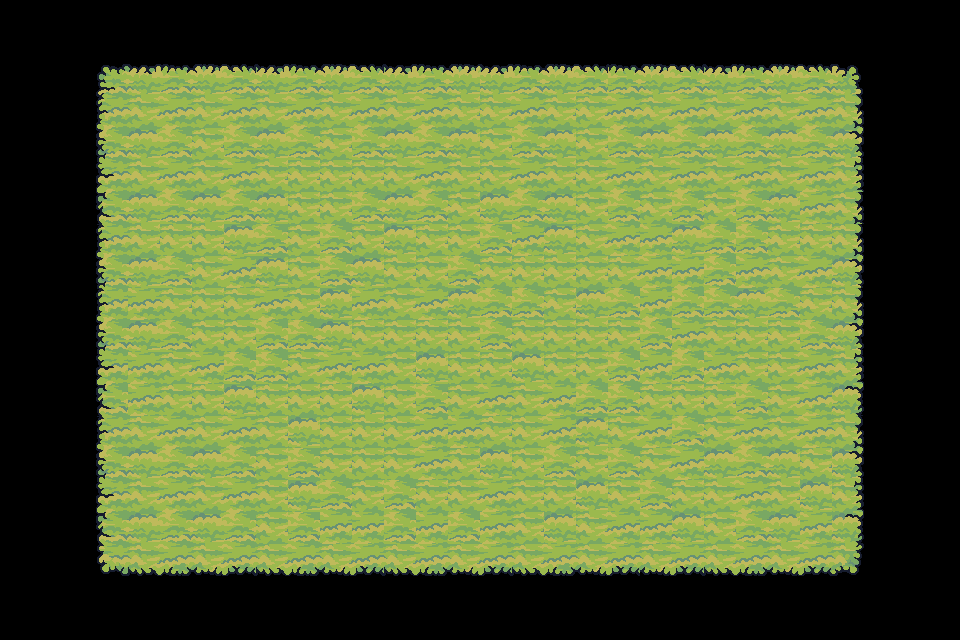

Below is a game level as drawn by its tile map, then a one-line description and the .tmx file that defines it, in full:
An orthogonal 30x20 tile map with 32x32 px tiles, 1 tile layer (Tile Layer 1).

<map version="1.10" tiledversion="1.11.2" orientation="orthogonal" renderorder="right-down" width="30" height="20" tilewidth="32" tileheight="32" infinite="0" nextlayerid="2" nextobjectid="1">
 <tileset firstgid="1" source="Tilemap_Flat.tsx" />
 <layer id="1" name="Tile Layer 1" width="30" height="20">
  <data encoding="csv">
0,0,0,0,0,0,0,0,0,0,0,0,0,0,0,0,0,0,0,0,0,0,0,0,0,0,0,0,0,0,
0,0,0,0,0,0,0,0,0,0,0,0,0,0,0,0,0,0,0,0,0,0,0,0,0,0,0,0,0,0,
0,0,0,1,2,3,4,5,2,3,4,5,2,3,4,2,3,4,5,3,4,5,2,3,4,5,6,0,0,0,
0,0,0,21,22,23,24,25,22,23,24,25,22,23,24,22,23,24,22,23,24,25,22,23,24,25,26,0,0,0,
0,0,0,41,42,43,64,45,42,43,64,45,42,43,44,64,43,44,64,43,44,45,42,43,44,45,46,0,0,0,
0,0,0,61,62,63,64,65,62,22,64,64,62,63,64,62,63,64,62,63,64,65,62,63,64,65,66,0,0,0,
0,0,0,81,82,83,84,85,82,22,64,85,82,83,64,82,83,84,64,83,64,85,64,83,84,65,26,0,0,0,
0,0,0,21,64,22,64,44,83,22,43,24,84,22,64,45,63,84,64,65,65,44,43,43,64,24,26,0,0,0,
0,0,0,41,44,85,64,63,42,24,45,82,22,22,85,22,24,22,64,62,23,25,45,63,62,23,46,0,0,0,
0,0,0,21,65,64,22,22,65,64,84,25,22,23,84,43,85,22,42,45,65,85,85,84,83,24,26,0,0,0,
0,0,0,41,82,43,22,22,85,45,42,24,22,62,24,83,22,62,22,22,45,65,24,62,22,45,46,0,0,0,
0,0,0,61,23,22,63,43,83,64,25,25,64,44,24,22,44,24,64,45,65,45,23,64,62,63,66,0,0,0,
0,0,0,81,65,22,64,84,64,64,64,44,62,43,62,65,64,63,85,83,24,64,22,85,64,63,86,0,0,0,
0,0,0,21,22,23,24,25,64,44,64,64,64,23,63,22,24,23,42,64,23,83,22,23,24,65,26,0,0,0,
0,0,0,41,42,43,44,45,62,83,24,22,64,63,62,44,24,45,22,85,24,25,42,43,44,22,46,0,0,0,
0,0,0,61,62,63,64,65,62,42,85,64,45,64,64,23,64,24,82,62,85,24,62,63,64,84,66,0,0,0,
0,0,0,81,82,83,84,85,64,85,65,23,43,65,43,23,22,44,24,25,65,82,64,83,84,63,86,0,0,0,
0,0,0,101,102,103,104,105,102,103,104,105,102,103,104,105,102,103,104,105,104,105,102,103,104,105,106,0,0,0,
0,0,0,0,0,0,0,0,0,0,0,0,0,0,0,0,0,0,0,0,0,0,0,0,0,0,0,0,0,0,
0,0,0,0,0,0,0,0,0,0,0,0,0,0,0,0,0,0,0,0,0,0,0,0,0,0,0,0,0,0
</data>
 </layer>
</map>
